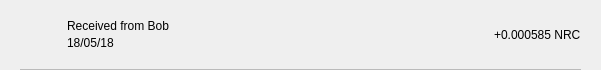
<?xml version="1.0" encoding="UTF-8"?>
<ui version="4.0">
 <class>TxRow</class>
 <widget class="QWidget" name="TxRow">
  <property name="geometry">
   <rect>
    <x>0</x>
    <y>0</y>
    <width>601</width>
    <height>70</height>
   </rect>
  </property>
  <property name="minimumSize">
   <size>
    <width>0</width>
    <height>40</height>
   </size>
  </property>
  <property name="windowTitle">
   <string>Form</string>
  </property>
  <layout class="QVBoxLayout" name="verticalLayout_3">
   <property name="spacing">
    <number>0</number>
   </property>
   <property name="leftMargin">
    <number>0</number>
   </property>
   <property name="topMargin">
    <number>0</number>
   </property>
   <property name="rightMargin">
    <number>0</number>
   </property>
   <property name="bottomMargin">
    <number>0</number>
   </property>
   <item>
    <widget class="QWidget" name="rowContainer" native="true">
     <layout class="QVBoxLayout" name="verticalLayout_2">
      <property name="spacing">
       <number>9</number>
      </property>
      <property name="leftMargin">
       <number>20</number>
      </property>
      <property name="topMargin">
       <number>9</number>
      </property>
      <property name="rightMargin">
       <number>20</number>
      </property>
      <property name="bottomMargin">
       <number>0</number>
      </property>
      <item>
       <widget class="QFrame" name="frame">
        <property name="styleSheet">
         <string notr="true">border:none;</string>
        </property>
        <property name="frameShape">
         <enum>QFrame::StyledPanel</enum>
        </property>
        <property name="frameShadow">
         <enum>QFrame::Raised</enum>
        </property>
        <layout class="QHBoxLayout" name="horizontalLayout" stretch="0,2,0">
         <property name="leftMargin">
          <number>0</number>
         </property>
         <property name="topMargin">
          <number>0</number>
         </property>
         <property name="rightMargin">
          <number>0</number>
         </property>
         <property name="bottomMargin">
          <number>0</number>
         </property>
         <item>
          <widget class="QPushButton" name="icon">
           <property name="focusPolicy">
            <enum>Qt::NoFocus</enum>
           </property>
           <property name="styleSheet">
            <string notr="true">border:none;</string>
           </property>
           <property name="text">
            <string/>
           </property>
           <property name="iconSize">
            <size>
             <width>28</width>
             <height>28</height>
            </size>
           </property>
          </widget>
         </item>
         <item>
          <layout class="QVBoxLayout" name="verticalLayout">
           <property name="spacing">
            <number>3</number>
           </property>
           <property name="leftMargin">
            <number>9</number>
           </property>
           <item>
            <widget class="QLabel" name="lblAddress">
             <property name="styleSheet">
              <string notr="true"/>
             </property>
             <property name="text">
              <string>Received from Bob</string>
             </property>
             <property name="alignment">
              <set>Qt::AlignBottom|Qt::AlignLeading|Qt::AlignLeft</set>
             </property>
            </widget>
           </item>
           <item>
            <widget class="QLabel" name="lblDate">
             <property name="styleSheet">
              <string notr="true"/>
             </property>
             <property name="text">
              <string>18/05/18</string>
             </property>
             <property name="alignment">
              <set>Qt::AlignLeading|Qt::AlignLeft|Qt::AlignTop</set>
             </property>
            </widget>
           </item>
          </layout>
         </item>
         <item>
          <widget class="QLabel" name="lblAmount">
           <property name="styleSheet">
            <string notr="true"/>
           </property>
           <property name="text">
            <string>+0.000585 NRC</string>
           </property>
          </widget>
         </item>
        </layout>
       </widget>
      </item>
      <item>
       <widget class="QLabel" name="lblDivisory">
        <property name="minimumSize">
         <size>
          <width>0</width>
          <height>1</height>
         </size>
        </property>
        <property name="maximumSize">
         <size>
          <width>16777215</width>
          <height>1</height>
         </size>
        </property>
        <property name="styleSheet">
         <string notr="true">background-color:#bababa;</string>
        </property>
        <property name="text">
         <string/>
        </property>
        <property name="alignment">
         <set>Qt::AlignBottom|Qt::AlignLeading|Qt::AlignLeft</set>
        </property>
       </widget>
      </item>
     </layout>
    </widget>
   </item>
  </layout>
 </widget>
 <resources/>
 <connections/>
</ui>
